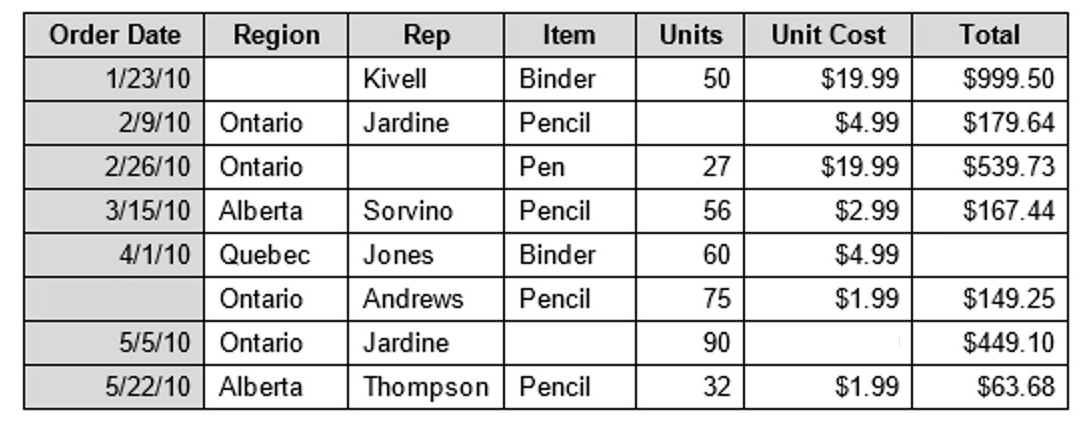
#> input picture Codes/CV_Tesseract/Text-Extraction/working_copy/new_edited.jpg, 1082 x 427 px
$ python main.py
#> lines starting #> are read from the running program, lines starting #| are printed output that depends on the picture; after the words box and inside, x2 and y2 are one past the last pixel; in counts of white or black regions, pixels touching at a corner belong together
### Codes/CV_Tesseract/Text-Extraction/working_copy/ROI_selection.py
import sys
# import math
import cv2 as cv
import numpy as np

def is_vertical(line):
    return line[0]==line[2]

def is_horizontal(line):
    return line[1]==line[3]

def overlapping_filter(lines, sorting_index):
    filtered_lines = []

    lines = sorted(lines, key=lambda lines: lines[sorting_index])

    for i in range(len(lines)):
            l_curr = lines[i]
            if(i>0):
                l_prev = lines[i-1]
                if ( (l_curr[sorting_index] - l_prev[sorting_index]) > 5):
                    filtered_lines.append(l_curr)
            else:
                filtered_lines.append(l_curr)

    return filtered_lines

def detect_lines(image, title='default', rho = 1, theta = np.pi/180, threshold = 50, minLinLength = 290, maxLineGap = 6, display = False, write = False):
    # Check if image is loaded fine
    gray = cv.cvtColor(image, cv.COLOR_BGR2GRAY)

    if gray is None:
        print ('Error opening image!')
        return -1

    dst = cv.Canny(gray, 50, 150, None, 3)

    # Copy edges to the images that will display the results in BGR
    cImage = np.copy(image)

    #linesP = cv.HoughLinesP(dst, 1 , np.pi / 180, 50, None, 290, 6)
    linesP = cv.HoughLinesP(dst, rho , theta, threshold, None, minLinLength, maxLineGap)

    horizontal_lines = []
    vertical_lines = []

    if linesP is not None:
        #for i in range(40, nb_lines):
        for i in range(0, len(linesP)):
            l = linesP[i][0]

            if (is_vertical(l)):
                vertical_lines.append(l)

            elif (is_horizontal(l)):
                horizontal_lines.append(l)

        horizontal_lines = overlapping_filter(horizontal_lines, 1)
        vertical_lines = overlapping_filter(vertical_lines, 0)

    if (display):
        for i, line in enumerate(horizontal_lines):
            cv.line(cImage, (line[0], line[1]), (line[2], line[3]), (0,255,0), 3, cv.LINE_AA)

            cv.putText(cImage, str(i) + "h", (line[0] + 5, line[1]), cv.FONT_HERSHEY_SIMPLEX,
                       0.5, (0, 0, 0), 1, cv.LINE_AA)

        for i, line in enumerate(vertical_lines):
            cv.line(cImage, (line[0], line[1]), (line[2], line[3]), (0,0,255), 3, cv.LINE_AA)
            cv.putText(cImage, str(i) + "v", (line[0], line[1] + 5), cv.FONT_HERSHEY_SIMPLEX,
                       0.5, (0, 0, 0), 1, cv.LINE_AA)

        # cv.imshow("Source", cImage)
        #cv.imshow("Canny", cdstP)
        cv.waitKey(0)
        cv.destroyAllWindows()

    if (write):
        cv.imwrite(f"{title}.png", cImage)

    return (horizontal_lines, vertical_lines)

# global cnt
cnt = 0

def get_ROI(image, horizontal, vertical, left_line_index, right_line_index, top_line_index, bottom_line_index, offset=4):
    x1 = vertical[left_line_index][2] + offset
    y1 = horizontal[top_line_index][3] + offset
    x2 = vertical[right_line_index][2] - offset
    y2 = horizontal[bottom_line_index][3] - offset

    w = x2 - x1
    h = y2 - y1

    global cnt

    cropped_image = image[ y1:y1+h , x1:x1+w ]

    # cv.imshow("path", cropped_image)
    # cv.waitKey(0)

    path = f"D:/AJAYMON/AJAY/Programming/Auto_Excel_Mark_Entry/Codes/CV_Tesseract/Text-Extraction/working_copy/img/crop{cnt}.jpg"
    cv.imwrite(path, cropped_image)
    # cv.waitKey(0)

    cnt += 1


    return cropped_image, (x1, y1, w, h)

# [14 lines of commented-out code are left out]

### Codes/CV_Tesseract/Text-Extraction/working_copy/main.py
# Explanations: https://fazlurnucom.wordpress.com/2020/06/23/text-extraction-from-a-table-image-using-pytesseract-and-opencv/


## ------------------------------------------------------------------------------------- ##
##                                   PRE-PROCESSING
## ------------------------------------------------------------------------------------- ##


# from preprocessing import get_grayscale, get_binary, invert_area, draw_text, detect
from ROI_selection import detect_lines, get_ROI
# from cv2 import imread, threshold, cvtColor, rectangle, putText, dilate
import cv2 as cv


import pytesseract

pytesseract.pytesseract.tesseract_cmd = r"C:/Program Files/Tesseract-OCR/tesseract.exe"

# import cv2 as cv
from ROI_selection import detect_lines, get_ROI
import numpy as np

# [6 lines of commented-out code are left out]

def invert_area(image, x, y, w, h):
    ones = np.copy(image)
    ones = 1

    image[ y:y+h , x:x+w ] = ones*255 - image[ y:y+h , x:x+w ]

    cv.imwrite('inverted.png', image)

    # [4 lines of commented-out code are left out]
    return image

def detect(cropped_frame, is_number = False):
    if (is_number):
        text = pytesseract.image_to_string(cropped_frame,
                                           config = '--oem 1') # '-c tessedit_char_whitelist=0123456789 --psm 10 --oem 2')
    else:
        text = pytesseract.image_to_string(cropped_frame, config='--oem 1') #'--psm 10')

    return text

def draw_text(src, x, y, w, h, text):
    cFrame = np.copy(src)
    cv.rectangle(cFrame, (x, y), (x+w, y+h), (255, 0, 0), 2)
    cv.putText(cFrame, "text: " + text, (50, 50), cv.FONT_HERSHEY_SIMPLEX,
               2, (0, 0, 0), 5, cv.LINE_AA)

    return cFrame

def erode(img, kernel_size = 5):
    kernel = np.ones((kernel_size,kernel_size), np.uint8)
    img_erosion = cv.dilate(img, kernel, iterations=2)
    return img_erosion


## ------------------------------------------------------------------------------------- ##
##                                        MAIN
## ------------------------------------------------------------------------------------- ##


def main(display = False, print_text = False, write = False):
    # "D:/AJAYMON/AJAY/Programming/Auto_Excel_Mark_Entry/Codes/CV_Tesseract/Text-Extraction/working_time_testimg/new_edited.jpg"
#> called with display = False, print_text = False, write = False
    filename = 'new_edited.jpg'

    src = cv.imread(filename)
#> src is the input picture: shape (427, 1082, 3); min 0, max 255, mean 216
    # src = cv.imread(cv.samples.findFile(filename))

    horizontal, vertical = detect_lines(src, minLinLength=350, display=True, write = True)
#> in detect_lines, `dst = cv.Canny(gray, 50, 150, None, 3)`:
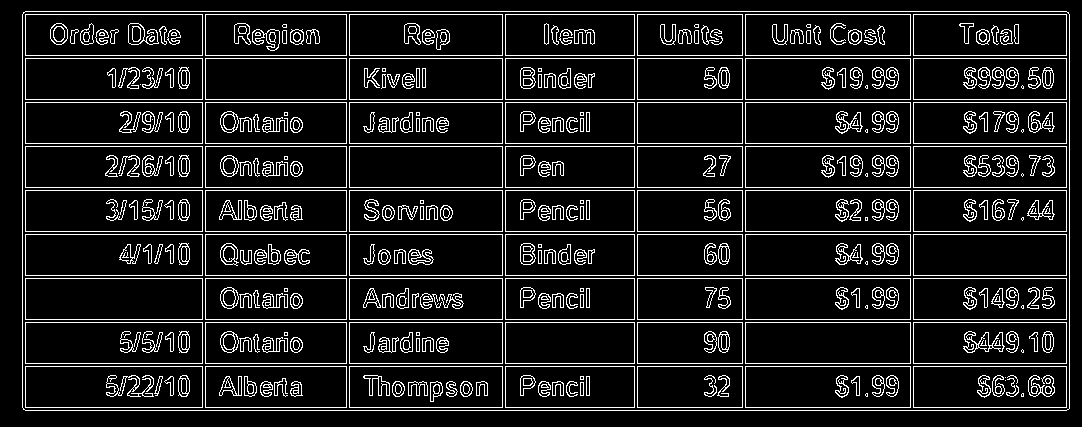
#> dst: shape (427, 1082); 10.8% white in thin lines or dots
#> in detect_lines, `linesP = cv.HoughLinesP(dst, rho , theta, threshold, None, minLinLengt..`: linesP = 36 rows, first 6: [22, 14, 1069, 14], [22, 275, 1069, 275], [22, 234, 1069, 234], [22, 146, 1069, 146], [22, 187, 1069, 187], [22, 278, 1069, 278]
#> the loop in detect_lines, `for i in range(0, len(linesP)):` made 36 passes
#> l on passes 1 to 12: [22, 14, 1069, 14], [22, 275, 1069, 275], [22, 234, 1069, 234], [22, 146, 1069, 146], [22, 187, 1069, 187], [22, 278, 1069, 278], [22, 102, 1069, 102], [22, 407, 1069, 407], [22, 99, 1069, 99], [22, 363, 1069, 363], [22, 55, 1069, 55], [22, 231, 1069, 231]
#> after the loop in detect_lines, `for i in range(0, len(linesP)):`: horizontal_lines = 20 items, first 6: [22, 14, 1069, 14], [22, 275, 1069, 275], [22, 234, 1069, 234], [22, 146, 1069, 146], [22, 187, 1069, 187], [22, 278, 1069, 278]; vertical_lines = 16 items, first 6: [634, 406, 634, 15], [346, 406, 346, 15], [22, 406, 22, 15], [1069, 408, 1069, 15], [205, 406, 205, 15], [745, 406, 745, 15]
#> in overlapping_filter, `lines = sorted(lines, key=lambda lines: lines[sorting_index])`: lines = 20 items, first 6: [25, 11, 1066, 11], [22, 14, 1069, 14], [22, 55, 1069, 55], [22, 58, 1069, 58], [22, 99, 1069, 99], [22, 102, 1069, 102]
#> the loop in overlapping_filter, `for i in range(len(lines)):` made 20 passes
#> (l_curr, l_prev) on passes 2 to 13: ([22, 14, 1069, 14], [25, 11, 1066, 11]), ([22, 55, 1069, 55], [22, 14, 1069, 14]), ([22, 58, 1069, 58], [22, 55, 1069, 55]), ([22, 99, 1069, 99], [22, 58, 1069, 58]), ([22, 102, 1069, 102], [22, 99, 1069, 99]), ([22, 143, 1069, 143], [22, 102, 1069, 102]), ([22, 146, 1069, 146], [22, 143, 1069, 143]), ([22, 187, 1069, 187], [22, 146, 1069, 146]), ([22, 190, 1069, 190], [22, 187, 1069, 187]), ([22, 231, 1069, 231], [22, 190, 1069, 190]), ([22, 234, 1069, 234], [22, 231, 1069, 231]), ([22, 275, 1069, 275], [22, 234, 1069, 234])
#> after the loop in overlapping_filter, `for i in range(len(lines)):`: filtered_lines = [[25, 11, 1066, 11], [22, 55, 1069, 55], [22, 99, 1069, 99], [22, 143, 1069, 143], [22, 187, 1069, 187], [22, 231, 1069, 231], [22, 275, 1069, 275], [22, 319, 1069, 319], [22, 363, 1069, 363], [22, 407, 1069, 407]]
#> in detect_lines, `horizontal_lines = overlapping_filter(horizontal_lines, 1)`: horizontal_lines has the same summary as filtered_lines in overlapping_filter
#> the loop in overlapping_filter (call 2), `for i in range(len(lines)):` made 16 passes
#> (l_curr, l_prev) on passes 2 to 13: ([25, 406, 25, 15], [22, 406, 22, 15]), ([202, 406, 202, 15], [25, 406, 25, 15]), ([205, 406, 205, 15], [202, 406, 202, 15]), ([346, 406, 346, 15], [205, 406, 205, 15]), ([349, 406, 349, 15], [346, 406, 346, 15]), ([502, 406, 502, 15], [349, 406, 349, 15]), ([505, 406, 505, 15], [502, 406, 502, 15]), ([634, 406, 634, 15], [505, 406, 505, 15]), ([637, 406, 637, 15], [634, 406, 634, 15]), ([742, 406, 742, 15], [637, 406, 637, 15]), ([745, 406, 745, 15], [742, 406, 742, 15]), ([910, 406, 910, 15], [745, 406, 745, 15])
#> in detect_lines, `vertical_lines = overlapping_filter(vertical_lines, 0)`: vertical_lines = [[22, 406, 22, 15], [202, 406, 202, 15], [346, 406, 346, 15], [502, 406, 502, 15], [634, 406, 634, 15], [742, 406, 742, 15], [910, 406, 910, 15], [1066, 406, 1066, 15]]
#> the loop in detect_lines, `for i, line in enumerate(horizontal_lines):` made 10 passes
#> after the loop in detect_lines, `for i, line in enumerate(horizontal_lines):`:
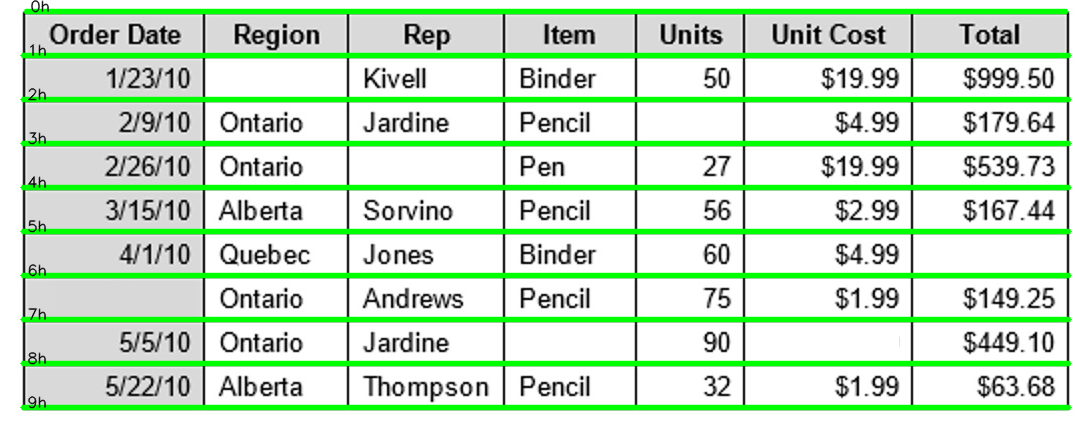
#> cImage: shape (427, 1082, 3); 16.11% of pixels changed, all inside (x1, y1, x2, y2) = (19, 0, 1073, 411)
#> the loop in detect_lines, `for i, line in enumerate(vertical_lines):` made 8 passes
#> after the loop in detect_lines, `for i, line in enumerate(vertical_lines):`:
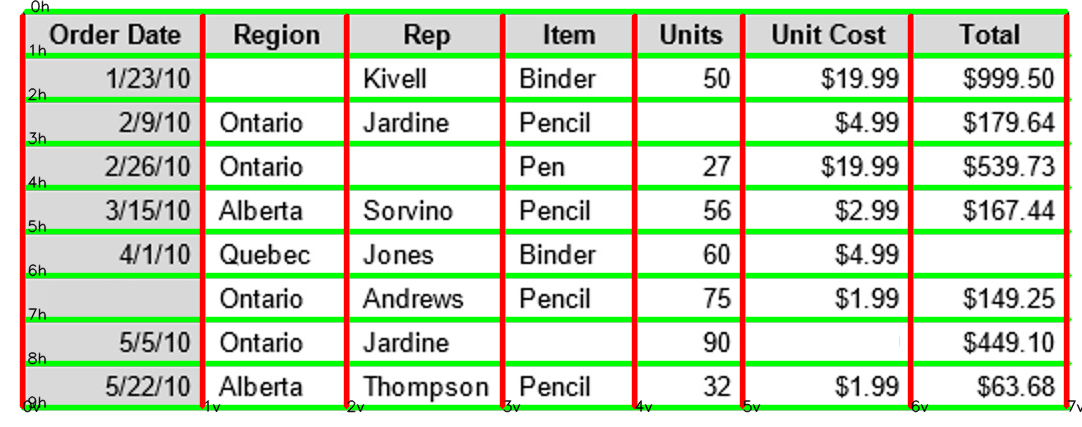
#> cImage: shape (427, 1082, 3); 4.96% of pixels changed, all inside (x1, y1, x2, y2) = (19, 13, 1082, 413)
#> horizontal has the same summary as filtered_lines in overlapping_filter; vertical has the same summary as vertical_lines in detect_lines
    # print(horizontal, '\n', len(horizontal))
    # print(vertical, '\n' ,len(vertical))

    ## invert area
    left_line_index = 0
    right_line_index = 7
    top_line_index = 0
    bottom_line_index = -1

    cropped_image, (x, y, w, h) = get_ROI(src, horizontal, vertical, left_line_index, right_line_index, top_line_index, bottom_line_index)
#> in get_ROI, `x1 = vertical[left_line_index][2] + offset`: x1 = 26
#> in get_ROI, `y1 = horizontal[top_line_index][3] + offset`: y1 = 15
#> in get_ROI, `x2 = vertical[right_line_index][2] - offset`: x2 = 1062
#> in get_ROI, `y2 = horizontal[bottom_line_index][3] - offset`: y2 = 403
#> in get_ROI, `w = x2 - x1`: w = 1036
#> in get_ROI, `h = y2 - y1`: h = 388
#> in get_ROI, `cropped_image = image[ y1:y1+h , x1:x1+w ]`:
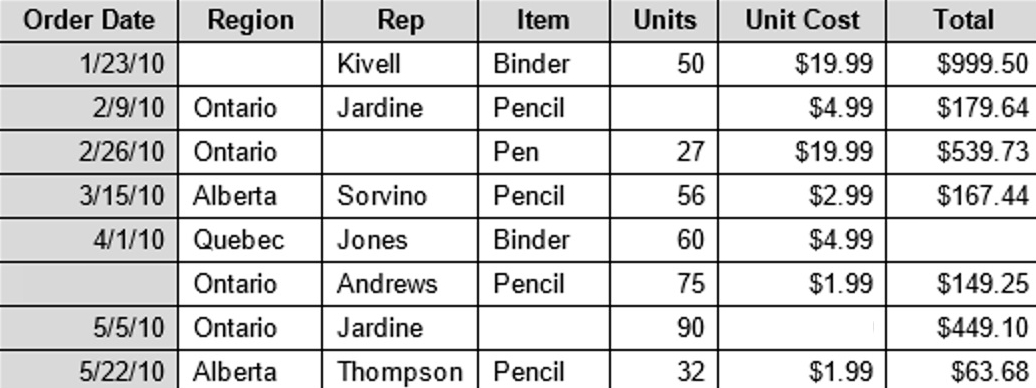
#> cropped_image: shape (388, 1036, 3); min 0, max 255, mean 214.5
#> x = 26; y = 15; w = 1036; h = 388

    gray = cv.cvtColor(src, cv.COLOR_BGR2GRAY)
    cv.imwrite("gray.png", gray)
    bw = cv.threshold(gray, 0, 255, cv.THRESH_BINARY_INV + cv.THRESH_OTSU)[1] # breakpoint here ..............................................
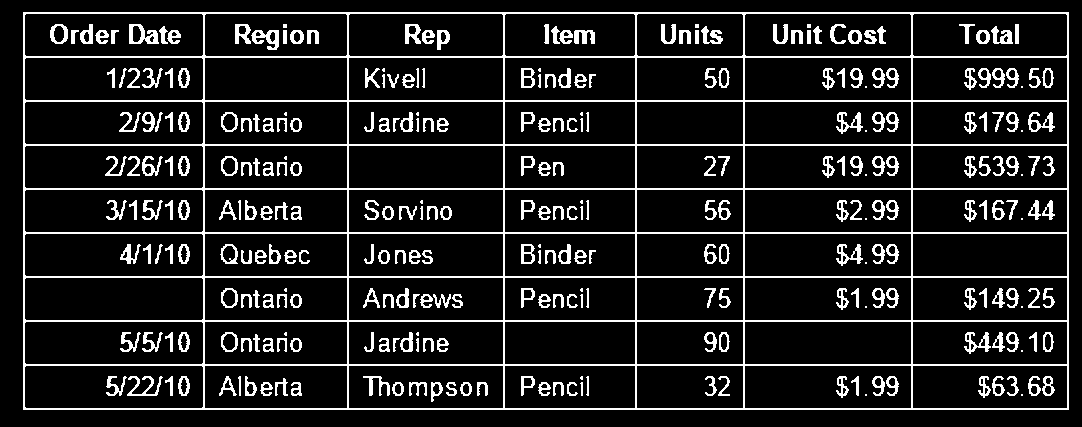
#> bw: shape (427, 1082); 12.2% white in thin lines or dots
    # cv.imshow("bw", bw)
    cv.imwrite("bw.png", bw)
    bw = invert_area(bw, x, y, w, h)
#> in invert_area, `image[ y:y+h , x:x+w ] = ones*255 - image[ y:y+h , x:x+w ]`:
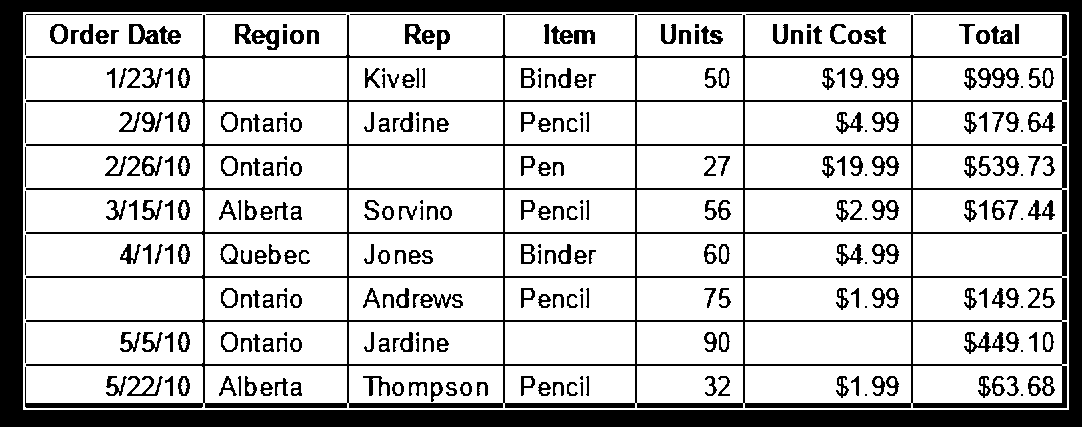
#> image: shape (427, 1082); 77.4% white; 323 black regions (31 under 20 px), largest, box (x1, y1, x2, y2) and area: (0, 0, 1082, 427) 45706, (25, 14, 1067, 408) 28262, (129, 24, 159, 44) 317
    cv.imwrite("bw_inver.png", bw)
    #bw = erode(bw, kernel_size=2)

    # cv.waitKey(0)

    ## set keywords
    keywords = ['Order date','Region','Rep','Item','Units','Unit cost','Total']

    # keywords = ['Roll No','Name','1a','2a','3a','4a','5a','6a','7a','8a','9a','10a','11a','12a']
    # 'Roll No','Name','1a','2a','3a','4a','5a','6a','7a','8a','9a','10a','11a','12a',
    # 'Roll No','Name','1a', '1b', '1c', '2a', '2b', '2c', '3a', '3b', '3c', '4a', '4b', '4c', '5a', '5b', '5c', '6a', '6b', '6c', '7a', '7b', '7c', '8a', '8b', '8c', '9a', '9b', '9c', '10a', '10b', '10c', '11a', '11b', '11c', '12a', '12b', '12c'

    mark_dict = {}
    for keyword in keywords:
        mark_dict[keyword] = []

    ## set counter for image indexing
    counter = 0

    ## set line index
    first_line_index = 1
    last_line_index = 9 # 4 - for three row recognition as real ans sheet

    ## read text
    print("Text detection started. Please Wait...")
    for i in range(first_line_index, last_line_index):
        for j, keyword in enumerate(keywords):
            counter += 1

            # progress = counter/((last_line_index-first_line_index)*len(keywords)) * 100
            # percentage = "%.2f" % progress
            # print("Progress: " + percentage + "%")

            left_line_index = j
            right_line_index = j+1
            top_line_index = i
            bottom_line_index = i+1

            cropped_image, (x,y,w,h) = get_ROI(bw, horizontal, vertical, left_line_index,
                         right_line_index, top_line_index, bottom_line_index)


            if (keywords[j]=='Order date'):
                text = detect(cropped_image)
                # print(text) # ------------------------ del at last --------------------------------------
                mark_dict[keyword].append(text)

                if (print_text):
                    print("Not number" + ", Row: ", str(i), ", Keyword: " + keyword + ", Text: ", text)
            else:
                text = detect(cropped_image, is_number=True)
                # print(text) # ------------------------ del at last --------------------------------------
                mark_dict[keyword].append(text)

                if (print_text):
                    print("Is number" + ", Row: ", str(i), ", Keyword: " + keyword + ", Text: ", text)

            if (display or write):
                    image_with_text = draw_text(src, x, y, w, h, text)

            # [4 lines of commented-out code are left out]

            if (write):
                cv.imwrite("../Images/"+ str(counter) + ".png", image_with_text)
#> this loop made 1 pass
#> pass 1, in get_ROI (call 2), `cropped_image = image[ y1:y1+h , x1:x1+w ]`:
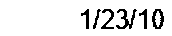
#> cropped_image: shape (36, 172); 90.6% white; black in thin lines or dots, all inside (x1, y1, x2, y2) = (81, 9, 164, 29)
#> after the loop, counter = 1


    # print(mark_dict)

    import pandas as pd
    df = pd.DataFrame.from_dict(mark_dict)
    new_df = df.replace('\n','', regex=True)

    print(new_df)

    new_df.to_csv('tester.csv', index=False)

    return 0

if __name__ == "__main__":
    import time
    st = time.time()
    main()
#> (the call stopped at in detect, `text = pytesseract.image_to_string(cropped_frame, config='--oem 1') #'..`: pytesseract is not available in this run)
    print("Time taken: ", round(time.time() - st, 3), "seconds")
